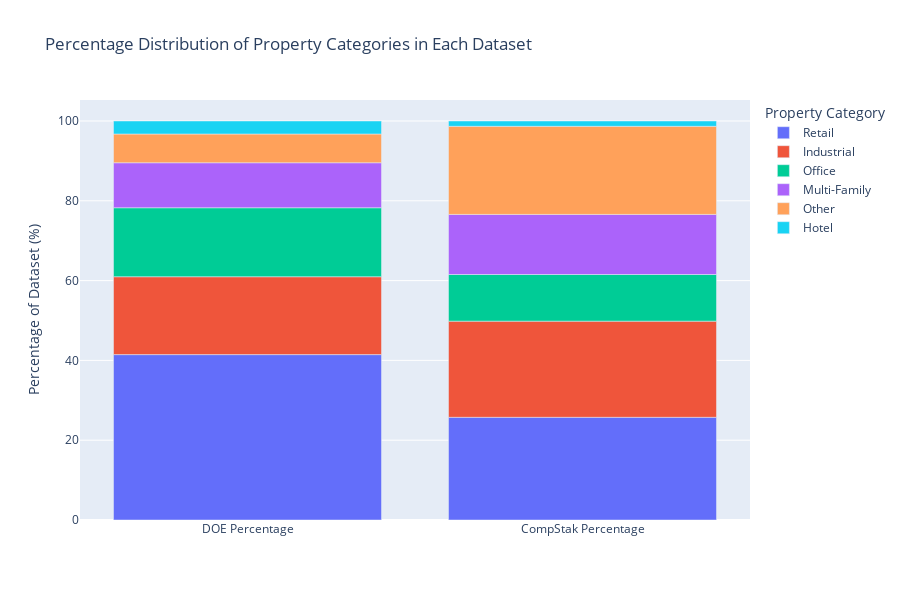

Here is the notebook cell this chart was saved with:
### Code cell
# Create percentage stacked bar chart to show proportion differences
percentage_df = comparison_df[['Category', 'DOE Percentage', 'CompStak Percentage']]

# Reshape data for plotting
percentage_df_melted = pd.melt(percentage_df, 
                             id_vars=['Category'], 
                             value_vars=['DOE Percentage', 'CompStak Percentage'], 
                             var_name='Dataset', 
                             value_name='Percentage')

# Create the stacked bar chart
fig = px.bar(percentage_df_melted, 
            x='Dataset', 
            y='Percentage', 
            color='Category', 
            barmode='relative',
            title='Percentage Distribution of Property Categories in Each Dataset',
            labels={'Percentage': 'Percentage of Dataset (%)', 'Dataset': ''},
            height=600)

# Customize layout
fig.update_layout(
    legend_title='Property Category',
    font=dict(size=12),
)

# Save the figure to disk with timestamp
timestamp = datetime.now().strftime('%Y%m%d_%H%M%S')
output_dir = r'C:\Users\clint\Desktop\compstak-analysis\Images\Corrected Data'
os.makedirs(output_dir, exist_ok=True)
output_path = os.path.join(output_dir, f'property_category_comparison_{timestamp}.html')
fig.write_html(output_path)

print(f'Interactive visualization saved to: {output_path}')

# Show the figure
fig.show()

### Figure 1 — Plotly figure (JSON) as saved in the notebook; plotly's stock layout.template omitted (floating-point values rounded to 4 significant figures)
{"data": [{"alignmentgroup": "True", "hovertemplate": "Category=Retail<br>=%{x}<br>Percentage of Dataset (%)=%{y}<extra></extra>", "legendgroup": "Retail", "marker": {"color": "#636efa", "pattern": {"shape": ""}}, "name": "Retail", "offsetgroup": "Retail", "orientation": "v", "showlegend": true, "textposition": "auto", "type": "bar", "x": ["DOE Percentage", "CompStak Percentage"], "xaxis": "x", "y": [41.45, 25.74], "yaxis": "y"}, {"alignmentgroup": "True", "hovertemplate": "Category=Industrial<br>=%{x}<br>Percentage of Dataset (%)=%{y}<extra></extra>", "legendgroup": "Industrial", "marker": {"color": "#EF553B", "pattern": {"shape": ""}}, "name": "Industrial", "offsetgroup": "Industrial", "orientation": "v", "showlegend": true, "textposition": "auto", "type": "bar", "x": ["DOE Percentage", "CompStak Percentage"], "xaxis": "x", "y": [19.52, 24.1], "yaxis": "y"}, {"alignmentgroup": "True", "hovertemplate": "Category=Office<br>=%{x}<br>Percentage of Dataset (%)=%{y}<extra></extra>", "legendgroup": "Office", "marker": {"color": "#00cc96", "pattern": {"shape": ""}}, "name": "Office", "offsetgroup": "Office", "orientation": "v", "showlegend": true, "textposition": "auto", "type": "bar", "x": ["DOE Percentage", "CompStak Percentage"], "xaxis": "x", "y": [17.29, 11.69], "yaxis": "y"}, {"alignmentgroup": "True", "hovertemplate": "Category=Multi-Family<br>=%{x}<br>Percentage of Dataset (%)=%{y}<extra></extra>", "legendgroup": "Multi-Family", "marker": {"color": "#ab63fa", "pattern": {"shape": ""}}, "name": "Multi-Family", "offsetgroup": "Multi-Family", "orientation": "v", "showlegend": true, "textposition": "auto", "type": "bar", "x": ["DOE Percentage", "CompStak Percentage"], "xaxis": "x", "y": [11.28, 15.06], "yaxis": "y"}, {"alignmentgroup": "True", "hovertemplate": "Category=Other<br>=%{x}<br>Percentage of Dataset (%)=%{y}<extra></extra>", "legendgroup": "Other", "marker": {"color": "#FFA15A", "pattern": {"shape": ""}}, "name": "Other", "offsetgroup": "Other", "orientation": "v", "showlegend": true, "textposition": "auto", "type": "bar", "x": ["DOE Percentage", "CompStak Percentage"], "xaxis": "x", "y": [7.2, 22.08], "yaxis": "y"}, {"alignmentgroup": "True", "hovertemplate": "Category=Hotel<br>=%{x}<br>Percentage of Dataset (%)=%{y}<extra></extra>", "legendgroup": "Hotel", "marker": {"color": "#19d3f3", "pattern": {"shape": ""}}, "name": "Hotel", "offsetgroup": "Hotel", "orientation": "v", "showlegend": true, "textposition": "auto", "type": "bar", "x": ["DOE Percentage", "CompStak Percentage"], "xaxis": "x", "y": [3.26, 1.33], "yaxis": "y"}], "layout": {"barmode": "relative", "font": {"size": 12}, "height": 600, "legend": {"title": {"text": "Property Category"}, "tracegroupgap": 0}, "title": {"text": "Percentage Distribution of Property Categories in Each Dataset"}, "xaxis": {"anchor": "y", "domain": [0, 1], "title": {"text": ""}}, "yaxis": {"anchor": "x", "domain": [0, 1], "title": {"text": "Percentage of Dataset (%)"}}}}
